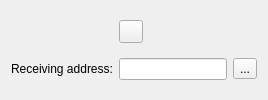
<?xml version="1.0" encoding="UTF-8"?>
<ui version="4.0">
 <class>receivingAddress</class>
 <widget class="QDialog" name="receivingAddress">
  <property name="sizePolicy">
   <sizepolicy hsizetype="Fixed" vsizetype="Fixed">
    <horstretch>0</horstretch>
    <verstretch>0</verstretch>
   </sizepolicy>
  </property>
  <property name="windowTitle">
   <string>Receiving Address</string>
  </property>
  <layout class="QGridLayout" name="gridLayout">
   <item row="0" column="0">
    <spacer name="horizontalSpacer">
     <property name="orientation">
      <enum>Qt::Horizontal</enum>
     </property>
    </spacer>
   </item>
   <item row="0" column="1">
    <widget class="metier::skins::metier::widget::QrToolButton" name="qrCode">
     <property name="sizePolicy">
      <sizepolicy hsizetype="Fixed" vsizetype="Fixed">
       <horstretch>1</horstretch>
       <verstretch>1</verstretch>
      </sizepolicy>
     </property>
     <property name="text">
      <string/>
     </property>
    </widget>
   </item>
   <item row="0" column="2">
    <spacer name="horizontalSpacer_2">
     <property name="orientation">
      <enum>Qt::Horizontal</enum>
     </property>
    </spacer>
   </item>
   <item row="1" column="0">
    <widget class="QLabel" name="addressLabel">
     <property name="text">
      <string>Receiving address:</string>
     </property>
    </widget>
   </item>
   <item row="1" column="1" colspan="2">
    <layout class="QHBoxLayout" name="horizontalLayout">
     <item>
      <widget class="QLineEdit" name="addressText">
       <property name="readOnly">
        <bool>true</bool>
       </property>
      </widget>
     </item>
     <item>
      <widget class="QToolButton" name="copyAddress">
       <property name="text">
        <string>...</string>
       </property>
       <property name="icon">
        <iconset resource="../resource.qrc">
         <normaloff>:/qwidget/assets/Basic-Copy-icon.png</normaloff>:/qwidget/assets/Basic-Copy-icon.png</iconset>
       </property>
      </widget>
     </item>
    </layout>
   </item>
 </layout>
 </widget>
 <customwidgets>
  <customwidget>
   <class>metier::skins::metier::widget::QrToolButton</class>
   <extends>QToolButton</extends>
   <header>metier/skins/metier/widget/qrtoolbutton.hpp</header>
  </customwidget>
 </customwidgets>
 <resources>
  <include location="../resources.qrc"/>
 </resources>
 <connections/>
</ui>
